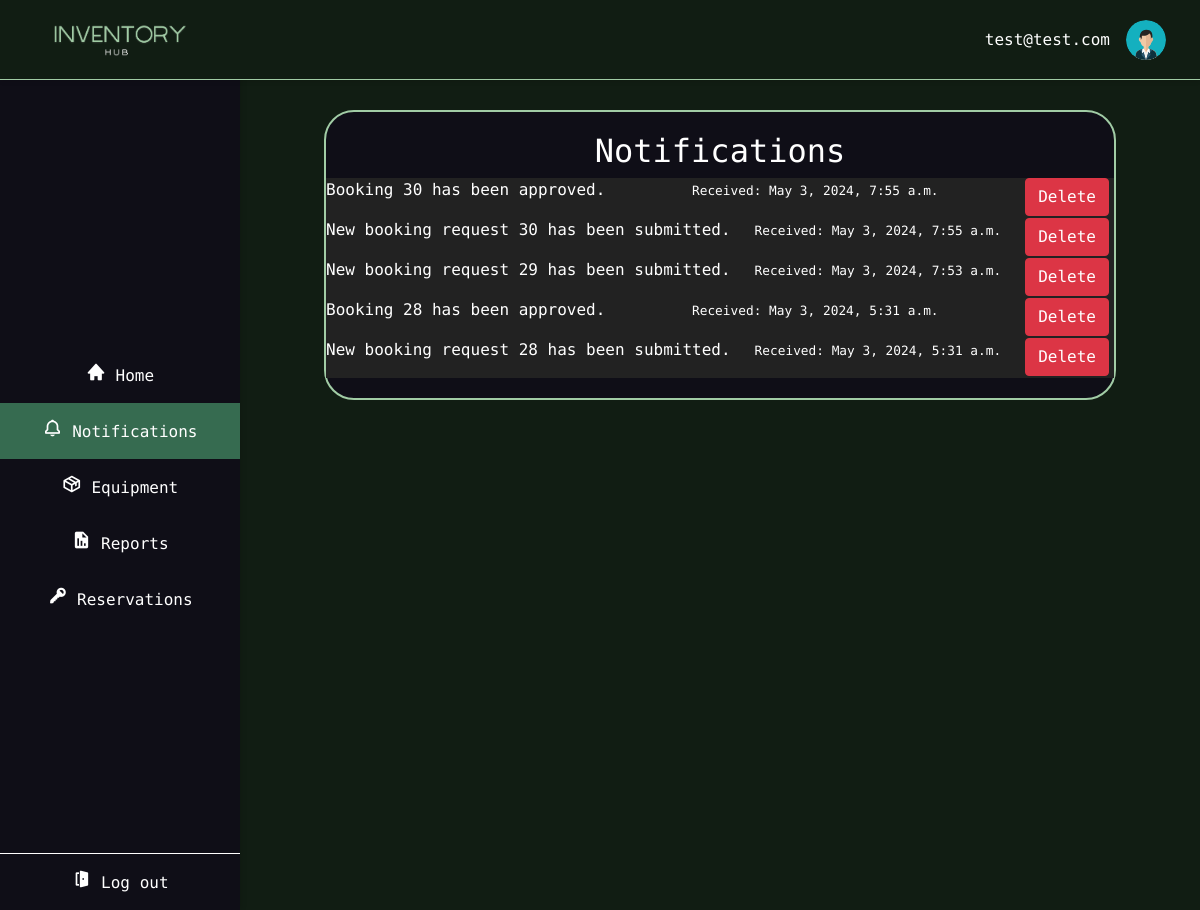
Screenshot of /notifications/ (signed in) with the database file from the repository.
### InventoryManagement/models.py (models this page shows, shortened)
class CustomUser(AbstractUser):
    username = models.CharField(max_length=255, unique=True, blank=False)
    USERNAME_FIELD = 'email'
    REQUIRED_FIELDS = ['username', 'first_name', 'last_name']
    email = models.EmailField(unique=True)
    phone = models.CharField(max_length=20)
    role = models.ForeignKey(Role, on_delete=models.SET(get_user_role), default=get_user_role)
    objects = CustomUserManager()

class UserNotification(models.Model):
    user = models.ForeignKey(CustomUser, on_delete=models.CASCADE)
    message =  models.CharField(max_length=65535)
    created = models.DateTimeField(auto_now_add=True)

### InventoryManagement/views.py (the view)
# urls.py: path('notifications/', views.notifications, name='notifications'),
@login_required
def notifications(request):
    notifications = UserNotification.objects.filter(user=request.user).order_by('-created')
    return render(request, 'notifications.html', {'notifications': notifications})

### InventoryManagement/templates/notifications.html (shortened to what this page needs)
{% extends "base.html" %}
{% load static %}
{% block styles %}
    <link rel="stylesheet" href="{% static 'css/equipment.css' %}">
    <link rel="stylesheet" href="{% static 'css/notifs.css' %}">
{% endblock %}
{% block content %}
    <div class="structure-main">
    <div class="electronics-panel">
  <h2>Notifications</h2>
  {% for notification in notifications %}
    <div class="notification">
        <p>{{ notification.message }}</p>
        <p><small>Received: {{ notification.created }}</small></p>
        <form method="post" action="{% url 'delete_notification' notification.id %}">
        <button type="submit" class="btn btn-danger">Delete</button>
      </form>
    </div>
  {% empty %}
    <p>No notifications.</p>
  {% endfor %}
    </div>
    </div>
{% endblock %}

### InventoryManagement/templates/base.html (shortened to what this page needs)
<!DOCTYPE html>
<html lang="en">
<head>
    {% load static %}
    <link href="https://stackpath.bootstrapcdn.com/bootstrap/4.3.1/css/bootstrap.min.css" rel="stylesheet">
    <link href="/static/css/boxicons.min.css" rel="stylesheet">
    <link href="/static/css/basscss.css" rel="stylesheet">
    {% load django_bootstrap5 %}
    <link rel="stylesheet" href="{% static 'css/base.css' %}">
    {% block styles %}
        {% endblock %}
</head>
<body>
    <div class="top-bar">
        <div class="logo">
            <img src="{% static 'images/inventory.png' %}" alt="Logo" style="height: 40px;">
        </div>
            <div class="profile-info">
                {% block user_name %}
                    <p>{{ user.email }}</p>
                {% endblock user_name %}
                <img class="ml-3" src="{% static "images/avatar2.svg" %}" alt="Profile">
            </div>
        </div>
    <div class="sidebar">
        {% if user.role.role_name == 'admin' %}
        <a href="{% url 'admin_home' %}" class="{% if request.path == '/admin_home/' %}sel{% endif %}">
            <i class='bx bxs-home'></i>
            Home
        </a>
        {% elif user.role.role_name == "user" %}
        <a href="{% url 'user_home' %}"
        class="{% if request.path == '/user_home/' %}sel{% endif %}"
        >
            <i class='bx bxs-home'></i>
            Home</a>
        {% endif %}
        <a href="{% url 'notifications' %}" class="{% if request.path == '/notifications/' %}sel{% endif %}">
            <i class='bx bx-bell' ></i>
            Notifications</a>
        <a href="{% url 'equipment' %}" class="{% if request.path == '/equipment/' or '/device/' in request.path %}sel{% endif %}"">
            <i class='bx bx-package'  ></i>
            Equipment</a>
        {% if user.role.role_name == 'admin' %}
        <a href="{% url 'reports' %}" class="{% if request.path == '/reports/' %}sel{% endif %}">
            <i class='bx bxs-report' ></i>
            Reports</a>
        {% endif %}
        {% if user.role.role_name == 'admin' %}
        <a href="{% url 'reservations' %}" class="{% if request.path == '/reservations/' %}sel{% endif %}">
            <i class='bx bxs-key' ></i>
            Reservations</a>
        {% elif user.role.role_name == "user" %}
        <a href="{% url 'requests' %}">
            <i class='bx bxs-ship'></i>
            Requests</a>
        {% endif %}
        <div class="logout">
            <a href="/logout">
                <i class='bx bxs-door-open' ></i>
                Log out</a>
        </div>
    </div>
    {% block content %}
    {% endblock content %}
</body>
</html>

### static/css/base.css (style rules this page uses)
body, html { margin: 0; font-family: "Source Code Pro", monospace; font-optical-sizing: auto; font-weight: 300; font-style: normal; background-color: rgb(17, 29, 19); height: 100%; }
.logo { width: 20%; align-items: center; text-align: center; }
.top-bar { background-color: rgb(17, 29, 19); box-shadow: 0 2px 4px rgba(0,0,0,0.1); display: flex; justify-content: space-between; align-items: center; padding: 1.5% 0%; position: fixed; width: 100%; top: 0; z-index: 1001; box-sizing: border-box; margin: auto; border-bottom: 1px solid rgb(161, 204, 165); height: 80px; }
.profile-info { display: flex; align-items: center; padding: 0 2%; }
.profile-info img { width: 40px; height: 40px; border-radius: 50%; margin-right: 10px; }
.profile-info p { margin: 0; font-size: 16px; color: white }
.sidebar { width: 20%; background-color: #0F0E17; color: white; position: fixed; top: 1.7cm; left: 0; bottom: 0; overflow-y: auto; display: flex; flex-direction: column; justify-content: center; z-index: 1000; box-shadow: 2px 0 5px rgba(0, 0, 0, 0.1); }
.sidebar a { padding: 15px 20px; text-decoration: none; font-size: 1rem; color: white; display: block; transition: background-color 0.3s; text-align: center; }
.sidebar a.sel { background-color: #366b50; //background-color: #111d13; }
.logout { position: absolute; bottom: 0; width: 100%; text-align: center; border-top: 1px solid #fff; }
button { border: none; border-radius: 5px; padding: 10px 15px; cursor: pointer; margin-right: 5px; }
.bx { font-size: 20px; }

### static/css/equipment.css (style rules this page uses)
.electronics-panel { background-color: #0F0E17; align-items: center; border-radius: 30px; position: relative; margin-left: 27%; margin-top: 110px; padding: 20px 0; color: white; border: 2px solid rgb(161, 204, 165); width: 66%; }
.electronics-panel h2 { color: white; text-align: center; }
button { transition: background-color 0.3s ease; }
form { text-align: center; }

### static/css/notifs.css (style rules this page uses)
.notification { background-color: #222222; display: flex; flex-direction: row; justify-content: space-between; }

### rows the page displays
CustomUser: email "test@test.com"
UserNotification: message "Booking 30 has been approved.", created "May 3, 2024, 7:55 a.m."
UserNotification: message "New booking request 30 has been submitted.", created "May 3, 2024, 7:55 a.m."
UserNotification: message "New booking request 29 has been submitted.", created "May 3, 2024, 7:53 a.m."
UserNotification: message "Booking 28 has been approved.", created "May 3, 2024, 5:31 a.m."
UserNotification: message "New booking request 28 has been submitted.", created "May 3, 2024, 5:31 a.m."
